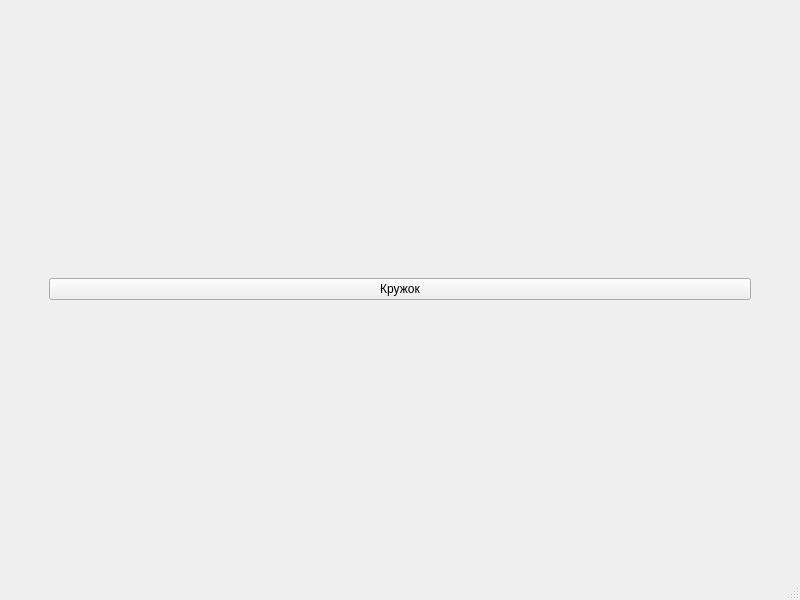
<?xml version="1.0" encoding="UTF-8"?>
<ui version="4.0">
 <class>MainWindow</class>
 <widget class="QMainWindow" name="MainWindow">
  <property name="geometry">
   <rect>
    <x>0</x>
    <y>0</y>
    <width>800</width>
    <height>600</height>
   </rect>
  </property>
  <property name="windowTitle">
   <string>MainWindow</string>
  </property>
  <widget class="QWidget" name="centralwidget">
   <layout class="QHBoxLayout" name="horizontalLayout_2">
    <item>
     <layout class="QHBoxLayout" name="horizontalLayout">
      <item>
       <spacer name="horizontalSpacer">
        <property name="orientation">
         <enum>Qt::Horizontal</enum>
        </property>
        <property name="sizeType">
         <enum>QSizePolicy::Preferred</enum>
        </property>
        <property name="sizeHint" stdset="0">
         <size>
          <width>40</width>
          <height>20</height>
         </size>
        </property>
       </spacer>
      </item>
      <item>
       <widget class="QPushButton" name="pushButton">
        <property name="text">
         <string>Кружок</string>
        </property>
       </widget>
      </item>
      <item>
       <spacer name="horizontalSpacer_2">
        <property name="orientation">
         <enum>Qt::Horizontal</enum>
        </property>
        <property name="sizeType">
         <enum>QSizePolicy::Preferred</enum>
        </property>
        <property name="sizeHint" stdset="0">
         <size>
          <width>40</width>
          <height>20</height>
         </size>
        </property>
       </spacer>
      </item>
     </layout>
    </item>
   </layout>
  </widget>
  <widget class="QMenuBar" name="menubar">
   <property name="geometry">
    <rect>
     <x>0</x>
     <y>0</y>
     <width>800</width>
     <height>21</height>
    </rect>
   </property>
  </widget>
  <widget class="QStatusBar" name="statusbar"/>
 </widget>
 <resources/>
 <connections/>
</ui>
